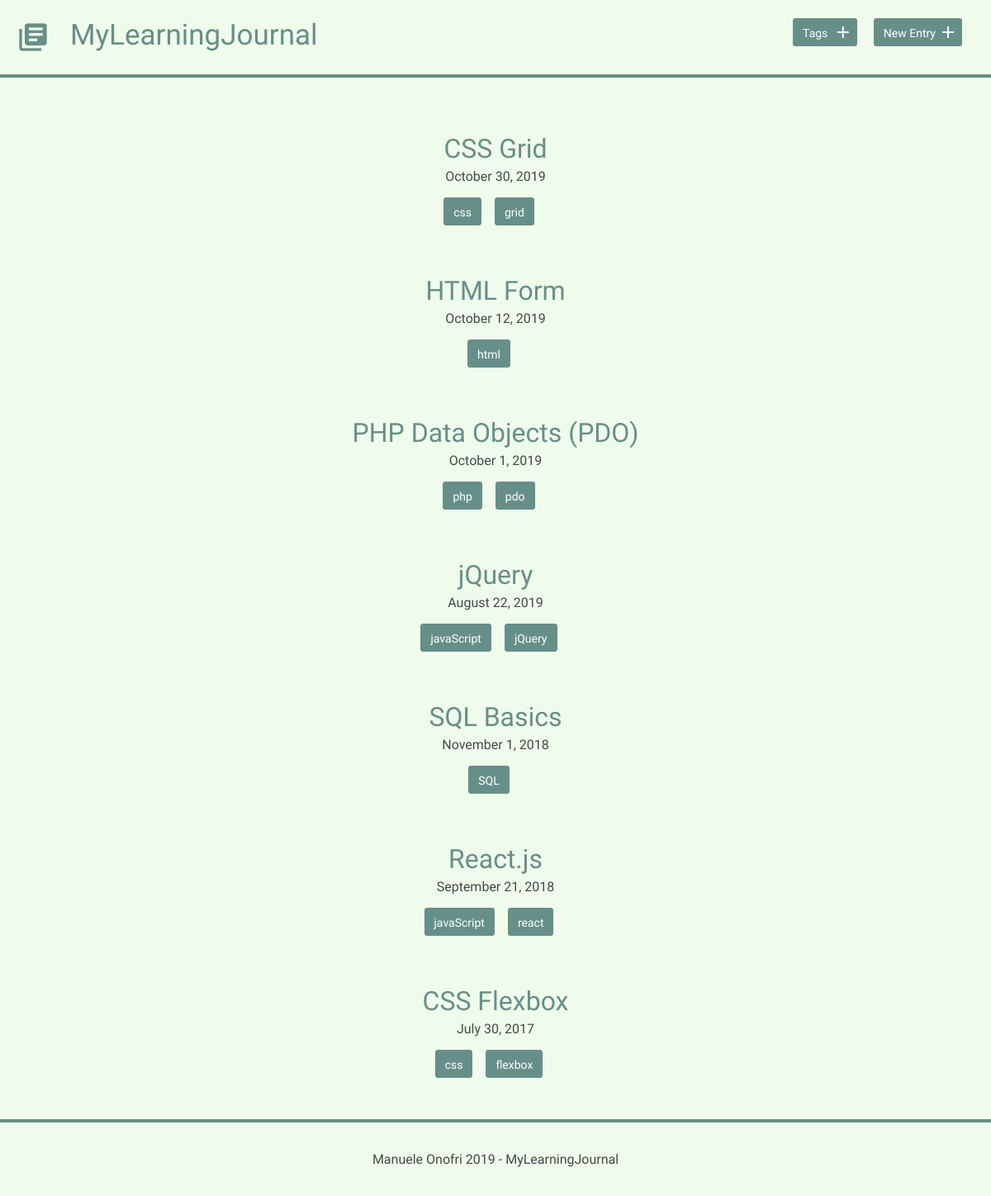
The page / on the database its author committed.
### tables this page shows
CREATE TABLE "entries" (
	`id`	INTEGER,
	`title`	TEXT,
	`date`	TEXT,
	`time_spent`	INTEGER,
	`learned`	BLOB,
	`resources`	BLOB,
	PRIMARY KEY(`id`)
);

### index.php (called while the page is built)
<?php
include('inc/functions.php');
$entries = get_entries();
include('inc/header.php');
include('inc/entriesList.php');
include('inc/footer.php');
?>

### inc/functions.php (called while the page is built, shortened)
<?php
function get_entries() {
    include('connection.php');
    try {
       $results = $db->query('SELECT * FROM entries ORDER BY date DESC');
    } catch (Exception $e) {
       $e->getMessage();
    }
    $entries = $results->fetchAll(PDO::FETCH_ASSOC);
    return $entries;
}
function get_tags_per_entry($entry_id) {
    include('connection.php');
    try {
        $results = $db->query('SELECT tags.name, tags.id FROM tags JOIN entries_tags
                                ON tags.id = entries_tags.tags_id
                                WHERE entries_tags.entries_id = ?');
        $results->bindValue(1, $entry_id, PDO::PARAM_INT);
        $results->execute();
    } catch (Exception $e) {
       $e->getMessage();
    }
    $tags = $results->fetchAll(PDO::FETCH_ASSOC);
    return $tags;
}

### inc/entriesList.php (the view)
<div class="entry-list">
    <?php
    foreach ($entries as $entry) {
    $tags = get_tags_per_entry($entry['id']);
    ?>
        <article>
            <h2>
                <a href="detail.php?id=<?php echo $entry['id']; ?>">
                    <?php echo $entry['title']; ?>
                </a>
            </h2>
            <time datetime="<?php echo $entry['date']; ?>">
                <?php echo strftime("%B %e, %G", strtotime($entry['date'])); ?>
            </time>
            <?php
            if (!empty($tags)) {
                echo "<div class='tags-list'>";
                foreach ($tags as $tag) {
                    echo "<a href='tags.php?id=" . $tag['id'] . "' class='button button-tag'>" . $tag['name'] . "</a>";
                }
                echo "</div>";
            }
            ?>
        </article>
    <?php } ?>
</div>

### css/site.css (style rules this page uses)
body { font-size: 16px; color: #404a49; font-family: 'Cousine', serif; font-weight: 400; background-color: rgb(240, 252, 235); position: relative; min-height: 100vh; }
.button { padding: 8px 10px 6px 10px; background: #678f89; border: 2px solid #678f89; border-radius: 4px; text-decoration: none; color: #FFF; position: relative; text-align: center; font-size: 14px; }
.button-tag { margin-right: 1rem; }
h1, h2, h3, h4 { margin: 0; font-weight: 400; line-height: 1em; color: #000; }
h2 { font-size: 32px; }
h2 a { text-decoration: none; color: #678f89; }
.entry-list, .edit-entry, .new-entry, .edit-tag { max-width: 800px; margin: 0 auto; padding: 70px 0 150px 0; }
.entry-list article { margin-bottom: 70px; text-align: center; }
.entry-list article:last-child { margin-bottom: 0; }
.entry-list article h2 { margin-bottom: 8px; }
.tags-list { margin-top: 1.5rem; }

### rows shown on the page
entries: title "CSS Grid", date "October 30, 2019", name "css", name "grid"
entries: title "HTML Form", date "October 12, 2019", name "html"
entries: title "PHP Data Objects (PDO)", date "October 1, 2019", name "php", name "pdo"
entries: title "jQuery", date "August 22, 2019", name "javaScript", name "jQuery"
entries: title "SQL Basics", date "November 1, 2018", name "SQL"
entries: title "React.js", date "September 21, 2018", name "javaScript", name "react"
entries: title "CSS Flexbox", date "July 30, 2017", name "css", name "flexbox"
